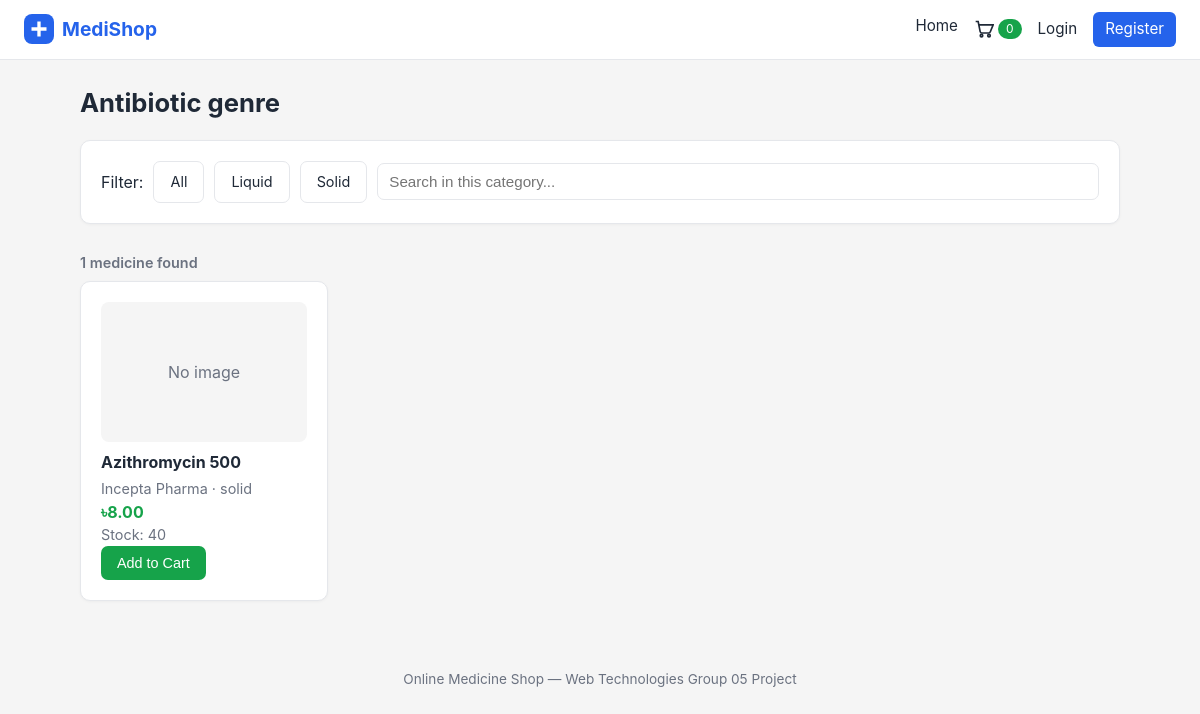
/index.php?page=category&id=4, run on the app's committed database.
### tables this page shows
CREATE TABLE IF NOT EXISTS categories (
    id            INT AUTO_INCREMENT PRIMARY KEY,
    name          VARCHAR(100) NOT NULL,
    category_type ENUM('liquid','solid') NOT NULL DEFAULT 'solid',
    created_at    TIMESTAMP DEFAULT CURRENT_TIMESTAMP
);

CREATE TABLE IF NOT EXISTS medicines (
    id           INT AUTO_INCREMENT PRIMARY KEY,
    name         VARCHAR(150)   NOT NULL,
    category_id  INT            NOT NULL,
    vendor_name  VARCHAR(150)   NOT NULL,
    price        DECIMAL(10,2)  NOT NULL,
    availability INT            NOT NULL DEFAULT 0,
    description  TEXT           DEFAULT NULL,
    image_path   VARCHAR(255)   DEFAULT NULL,
    created_at   TIMESTAMP      DEFAULT CURRENT_TIMESTAMP,
    CONSTRAINT fk_med_category FOREIGN KEY (category_id) REFERENCES categories(id)
);

### task1_23540323/models/category_model.php (called while the page is built, shortened)
<?php
function category_find($conn, $id) {
    $stmt = mysqli_prepare($conn,
        "SELECT * FROM categories WHERE id = ? LIMIT 1");
    mysqli_stmt_bind_param($stmt, "i", $id);
    mysqli_stmt_execute($stmt);
    $res = mysqli_stmt_get_result($stmt);
    $row = mysqli_fetch_assoc($res);
    return $row;
}

### task1_23540323/helpers.php (called while the page is built, shortened)
<?php
function h($value) {
    return htmlspecialchars((string)$value, ENT_QUOTES, "UTF-8");
}
function url($page, $params = []) {
    $query = array_merge(["page" => $page], $params);
    return BASE_URL . "index.php?" . http_build_query($query);
}

### task1_23540323/models/medicine_model.php (called while the page is built, shortened)
<?php
function medicines_by_category($conn, $categoryId = 0) {
    if ($categoryId > 0) {
        $stmt = mysqli_prepare($conn,
            "SELECT m.*, c.name AS category_name, c.category_type
               FROM medicines m
               JOIN categories c ON c.id = m.category_id
              WHERE m.category_id = ?
              ORDER BY m.name ASC");
        mysqli_stmt_bind_param($stmt, "i", $categoryId);
    } else {
        $stmt = mysqli_prepare($conn,
            "SELECT m.*, c.name AS category_name, c.category_type
               FROM medicines m
               JOIN categories c ON c.id = m.category_id
              ORDER BY m.name ASC");
    }
    mysqli_stmt_execute($stmt);
    $res  = mysqli_stmt_get_result($stmt);
    $rows = mysqli_fetch_all($res, MYSQLI_ASSOC);
    return $rows;
}

### task1_23540323/views/category.php (the view, shortened to what this page needs)
<h1><?= $category ? h($category['name']) : 'Category' ?></h1>
<div class="card filterbar">
    <span>Filter:</span>
    <a class="btn btn-light" href="<?= url('category', ['id' => $categoryId]) ?>">All</a>
    <a class="btn btn-light" href="<?= url('category', ['id' => $categoryId, 'type' => 'liquid']) ?>">Liquid</a>
    <a class="btn btn-light" href="<?= url('category', ['id' => $categoryId, 'type' => 'solid']) ?>">Solid</a>
    <input type="text" class="card-search" data-grid="catGrid" data-count="catCount"
           placeholder="Search in this category...">
</div>
<p class="muted result-count" id="catCount">
</p>
<div class="grid" id="catGrid">
    <?php foreach ($medicines as $m): ?>
        <div class="med-card card">
            <div class="med-img">
                <?php if (!empty($m['image_path'])): ?>
                    <img src="<?= asset($m['image_path']) ?>" alt="<?= h($m['name']) ?>">
                <?php else: ?>
                    <div class="img-placeholder">No image</div>
                <?php endif; ?>
            </div>
            <h4><?= h($m['name']) ?></h4>
            <p class="muted"><?= h($m['vendor_name']) ?> &middot; <?= h($m['category_type']) ?></p>
            <p class="price">&#2547;<?= h(number_format($m['price'], 2)) ?></p>
            <p class="muted">Stock: <?= h($m['availability']) ?></p>
            <button class="btn btn-green"
                    onclick="addToCart(<?= (int)$m['id'] ?>, 1)">Add to Cart</button>
        </div>
    <?php endforeach; ?>
</div>

### task1_23540323/assets/css/style.css (style rules this page uses)
:root { --white: #ffffff; --gray-bg: #f5f5f5; --border: #e5e7eb; --blue: #2563eb; --blue-dark: #1d4ed8; --green: #16a34a; --green-dark: #15803d; --danger: #dc2626; --text: #1f2937; --muted: #6b7280; }
* { box-sizing: border-box; margin: 0; padding: 0; }
body { font-family: -apple-system, "Segoe UI", Roboto, Helvetica, Arial, sans-serif; background: var(--gray-bg); color: var(--text); line-height: 1.5; }
h1 { font-size: 1.6rem; margin-bottom: 18px; }
a { color: var(--blue); text-decoration: none; }
.card { background: var(--white); border: 1px solid var(--border); border-radius: 10px; padding: 20px; box-shadow: 0 1px 3px rgba(0, 0, 0, .04); margin-bottom: 20px; }
.grid { display: grid; grid-template-columns: repeat(auto-fill, minmax(210px, 1fr)); gap: 16px; }
.med-card { text-align: left; }
.med-card h4 { margin: 8px 0 4px; }
.med-img img, .img-placeholder { width: 100%; height: 140px; object-fit: cover; border-radius: 8px; background: var(--gray-bg); }
.img-placeholder { display: flex; align-items: center; justify-content: center; color: var(--muted); }
.price { color: var(--green); font-weight: 700; }
.muted { color: var(--muted); font-size: .9rem; }
.searchbar, .filterbar { display: flex; gap: 10px; flex-wrap: wrap; align-items: center; }
.table-search, .card-search, .order-search { flex: 1; min-width: 180px; padding: 9px 11px; border: 1px solid var(--border); border-radius: 7px; font-size: .95rem; }
.result-count { display: inline-block; margin: 8px 0; font-weight: 600; }
.btn { display: inline-block; padding: 9px 16px; border: none; border-radius: 7px; font-size: .9rem; cursor: pointer; text-decoration: none; color: #fff; }
.btn-green { background: var(--green); }
.btn-light { background: var(--white); color: var(--text); border: 1px solid var(--border); }

### data on the page
categories: name "Antibiotic genre"
medicines: shows "No image", name "Azithromycin 500", vendor_name "Incepta Pharma", category.category_type "solid", price "8.00", availability "40"
